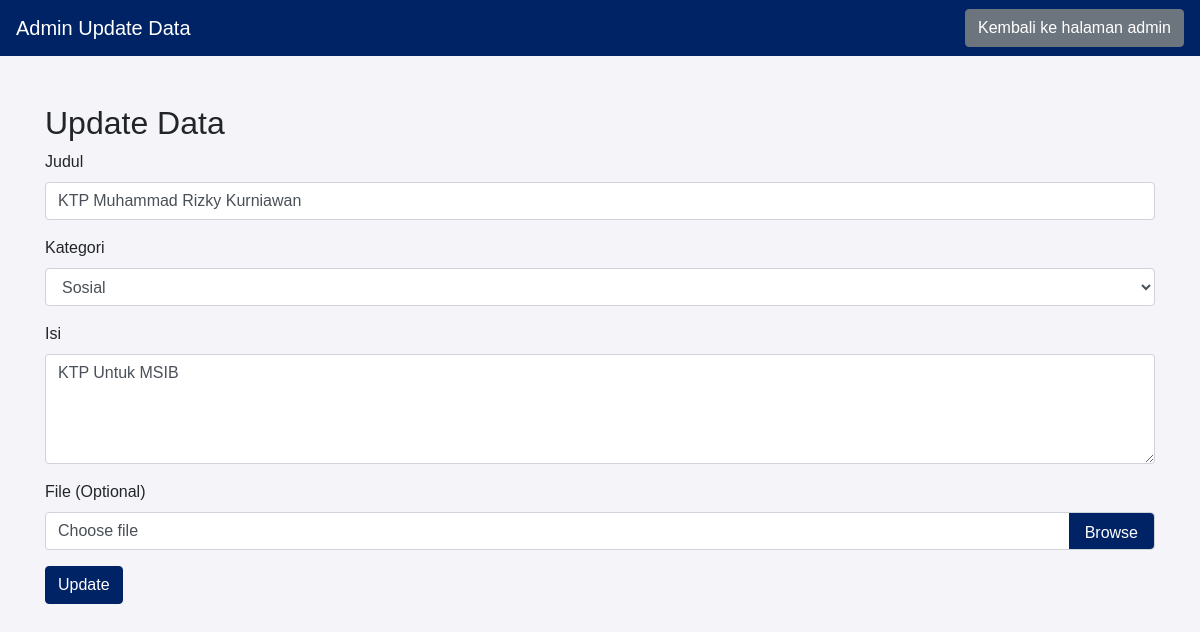
The app's page /update.php?id=1 (signed in) with its own data.
### tables this page shows
CREATE TABLE `kamui` (
  `id` int(11) NOT NULL,
  `judul` varchar(255) NOT NULL,
  `kategori` varchar(255) NOT NULL,
  `kutipan` text NOT NULL,
  `isi` text NOT NULL,
  `file_path` varchar(255) NOT NULL,
  `file_type` varchar(50) NOT NULL,
  `created_at` timestamp NOT NULL DEFAULT current_timestamp()
);

### update.php (the view, shortened to what this page needs)
<?php
$servername = "localhost";
$username = "root";
$password = "";
$dbname = "Ninja";
$conn = new mysqli($servername, $username, $password, $dbname);
if (isset($_GET['id'])) {
    $id = $_GET['id'];
    $stmt = $conn->prepare("SELECT judul, kategori, isi, file_path FROM Kamui WHERE id = ?");
    $stmt->bind_param("i", $id);
    $stmt->execute();
    $result = $stmt->get_result();
    $data = $result->fetch_assoc();
} else {
    echo "Invalid request.";
    exit;
}
?>
<!DOCTYPE html>
<html lang="en">
<head>
    <link rel="stylesheet" href="https://stackpath.bootstrapcdn.com/bootstrap/4.5.2/css/bootstrap.min.css">
</head>
<body>
    <nav class="navbar navbar-expand-lg">
        <a class="navbar-brand" href="#">Admin Update Data</a>
        <div class="ml-auto">
            <a href="admin.php" class="btn btn-secondary">Kembali ke halaman admin</a>
        </div>
    </nav>
    <div class="container mt-5">
        <h2>Update Data</h2>
        <form method="POST" enctype="multipart/form-data">
            <div class="form-group">
                <label for="judul">Judul</label>
                <input type="text" class="form-control" id="judul" name="judul" value="<?php echo $data['judul']; ?>"
                    required>
            </div>
            <div class="form-group">
                <label for="kategori">Kategori</label>
                <select class="form-control" id="kategori" name="kategori" required>
                    <option value="Sosial" <?php echo $data['kategori'] == 'Sosial' ? 'selected' : ''; ?>>Sosial</option>
                </select>
            </div>
            <div class="form-group">
                <label for="isi">Isi</label>
                <textarea class="form-control" id="isi" name="isi" rows="4"
                    required><?php echo $data['isi']; ?></textarea>
            </div>
            <div class="form-group">
                <label for="file">File (Optional)</label>
                <div class="custom-file">
                    <label class="custom-file-label" for="file">Choose file</label>
                </div>
            </div>
            <button type="submit" class="btn btn-primary">Update</button>
        </form>
    </div>
</body>
</html>

### update.php (style rules this page uses)
body { background-color: #f4f4f9; font-family: Arial, sans-serif; }
.navbar { background-color: #002366; color: white; }
.navbar-brand, .navbar-nav .nav-link { color: white !important; }
.container { margin-top: 30px; }
.btn-primary { background-color: #002366; border-color: #002366; }
.custom-file-input~.custom-file-label::after { content: "Browse"; background-color: #002366; border: none; padding: 0.5rem 1rem; color: white; border-radius: 0 0.25rem 0.25rem 0; }

### records on screen
kamui: judul "KTP Muhammad Rizky Kurniawan", kategori "Sosial", isi "KTP Untuk MSIB"
